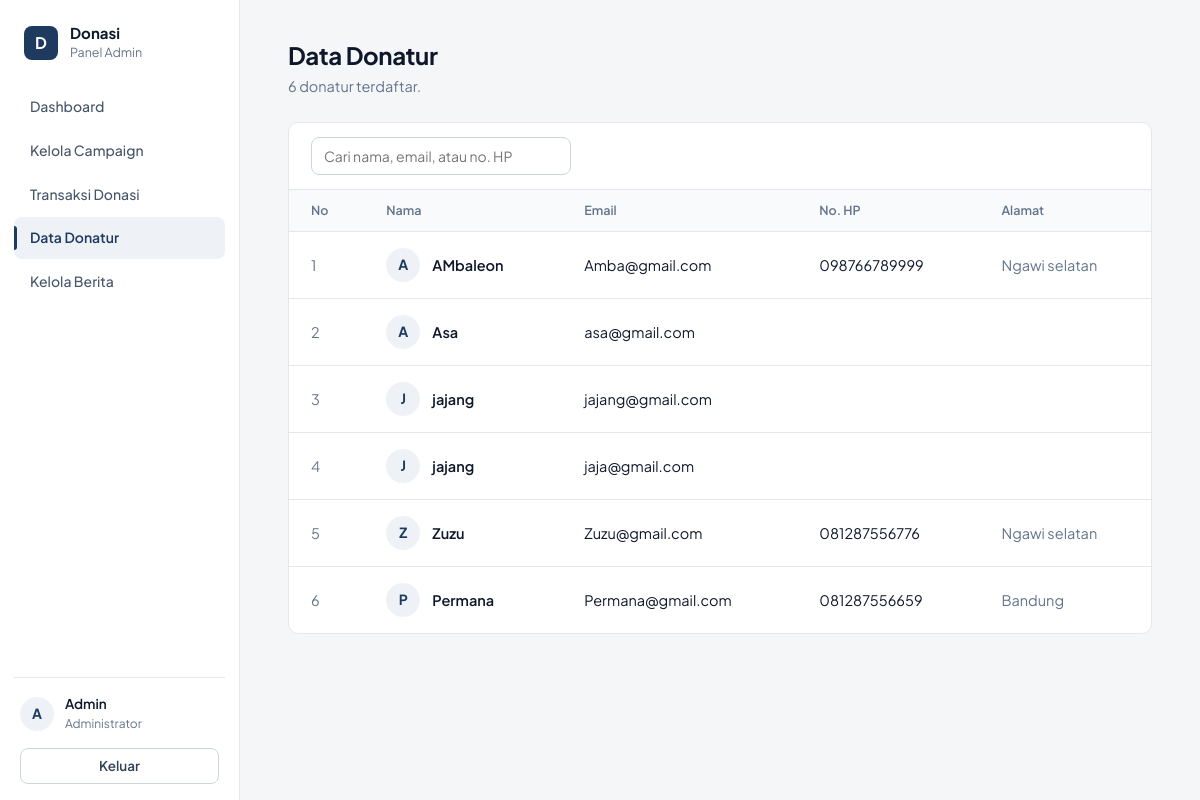
Screenshot of /admin/donatur.php (signed in) with the database file from the repository.
### tables this page shows
CREATE TABLE `donatur` (
  `id_donatur` int(10) UNSIGNED NOT NULL,
  `nama` varchar(100) NOT NULL,
  `email` varchar(100) NOT NULL,
  `password` varchar(255) NOT NULL,
  `no_hp` varchar(20) DEFAULT NULL,
  `alamat` text DEFAULT NULL
);

### admin/donatur.php (the view, shortened to what this page needs)
<?php
require_once "../config/database.php";
if (!function_exists("e")) {
    function e($nilai)
    {
        return htmlspecialchars((string) $nilai, ENT_QUOTES, "UTF-8");
    }
}
$query = $pdo->query("
    SELECT
        id_donatur,
        nama,
        email,
        no_hp,
        alamat
    FROM donatur
    ORDER BY id_donatur DESC
");
$donatur = $query->fetchAll(PDO::FETCH_ASSOC);
?>
<!DOCTYPE html>
<html lang="id">
<head>
</head>
<body>
<?php require_once "../includes/sidebar_admin.php"; ?>
<main class="main">
<div class="wrap">
    <div class="page-head">
        <div>
            <h1>Data Donatur</h1>
            <p><?= number_format(count($donatur), 0, ",", ".") ?> donatur terdaftar.</p>
        </div>
    </div>
    <section class="panel">
        <?php if (count($donatur) > 0): ?>
            <div class="toolbar" data-table="tabel-donatur">
                <input
                    type="search"
                    class="search"
                    placeholder="Cari nama, email, atau no. HP"
                    aria-label="Cari donatur"
                    data-search
                >
            </div>
            <div class="table-wrap">
                <table class="data" id="tabel-donatur">
                    <thead>
                        <tr>
                            <th>No</th>
                            <th>Nama</th>
                            <th>Email</th>
                            <th>No. HP</th>
                            <th>Alamat</th>
                        </tr>
                    </thead>
                    <tbody>
                    <?php $no = 1; ?>
                    <?php foreach ($donatur as $data): ?>
                        <tr>
                            <td class="muted">
                                <?= $no++ ?>
                            </td>
                            <td>
                                <div class="cell-media compact">
                                    <div class="avatar-sm"><?= e(mb_strtoupper(mb_substr($data["nama"], 0, 1))) ?></div>
                                    <div class="cell-title"><?= e($data["nama"]) ?></div>
                                </div>
                            </td>
                            <td>
                                <?= e($data["email"]) ?>
                            </td>
                            <td>
                                <?= e($data["no_hp"]) ?>
                            </td>
                            <td class="muted">
                                <?= e($data["alamat"]) ?>
                            </td>
                        </tr>
                    <?php endforeach; ?>
                    </tbody>
                </table>
            </div>
        <?php endif; ?>
    </section>
</div>
</main>
</body>
</html>

### admin/donatur.php (style rules this page uses)
:root { --bg: #f5f6f8; --surface: #ffffff; --ink: #0f172a; --ink-2: #334155; --muted: #64748b; --line: #e5e7eb; --line-strong: #cbd5e1; --brand: #1e3a5f; --brand-strong: #152b47; --brand-soft: #eef2f7; --ok: #166534; --ok-soft: #edf7f0; --ok-line: #cfe6d7; --danger: #b42318; --danger-soft: #fdf1ef; --danger-line: #f1c3bd; --warn: #92400e; --r-panel: 10px; --r-control: 8px; --font: "Plus Jakarta Sans", system-ui, -apple-system, "Segoe UI", Roboto, Arial, sans-serif; }
*, *::before, *::after { box-sizing: border-box; }
body { background: var(--bg); color: var(--ink); font-family: var(--font); font-size: 14.5px; line-height: 1.55; -webkit-font-smoothing: antialiased; }
h1, h2, h3, p { margin: 0; }
.main { padding: 32px 40px 64px; }
.wrap { max-width: 1180px; }
.page-head { display: flex; justify-content: space-between; align-items: flex-end; flex-wrap: wrap; gap: 16px; margin-bottom: 24px; }
.page-head h1 { font-size: 24px; font-weight: 700; letter-spacing: -0.015em; line-height: 1.3; }
.page-head p { margin-top: 4px; color: var(--muted); }
.panel { background: var(--surface); border: 1px solid var(--line); border-radius: var(--r-panel); overflow: hidden; }
.toolbar { display: flex; align-items: center; justify-content: space-between; flex-wrap: wrap; gap: 12px; padding: 14px 22px; border-bottom: 1px solid var(--line); }
.search { width: 260px; max-width: 100%; height: 38px; padding: 0 12px; border: 1px solid var(--line-strong); border-radius: var(--r-control); background: #fff; color: var(--ink); font: 400 14px var(--font); transition: border-color 0.15s, box-shadow 0.15s; }
.table-wrap { overflow-x: auto; }
table.data { width: 100%; min-width: 760px; border-collapse: collapse; }
table.data th { padding: 11px 22px; background: #f8fafc; border-bottom: 1px solid var(--line); color: var(--muted); font-size: 12.5px; font-weight: 600; text-align: left; white-space: nowrap; }
table.data td { padding: 16px 22px; border-bottom: 1px solid var(--line); vertical-align: middle; }
table.data tbody tr:last-child td { border-bottom: 0; }
.cell-media { display: flex; align-items: center; gap: 14px; min-width: 260px; }
.cell-title { font-weight: 600; color: var(--ink); }
.muted { color: var(--muted); }
.avatar-sm { width: 34px; height: 34px; flex: none; border-radius: 50%; background: var(--brand-soft); color: var(--brand); font-size: 14px; font-weight: 700; display: grid; place-items: center; }
.cell-media.compact { min-width: 0; gap: 12px; }

### includes/sidebar_admin.php (style rules this page uses)
html { padding-left: 240px; }

### rows the page displays
donatur: nama "A", nama "AMbaleon", email "Amba@gmail.com", no_hp "098766789999", alamat "Ngawi selatan"
donatur: nama "A", nama "Asa", email "asa@gmail.com"
donatur: nama "J", nama "jajang", email "jajang@gmail.com"
donatur: nama "J", nama "jajang", email "jaja@gmail.com"
donatur: nama "Z", nama "Zuzu", email "Zuzu@gmail.com", no_hp "081287556776", alamat "Ngawi selatan"
donatur: nama "P", nama "Permana", email "Permana@gmail.com", no_hp "081287556659", alamat "Bandung"

### other values shown
$item[1] "Dashboard"
$item[1] "Kelola Campaign"
$item[1] "Transaksi Donasi"
$item[1] "Data Donatur"
$item[1] "Kelola Berita"
$inisial "A"
$nama_admin "Admin"
count($donatur) "6"
